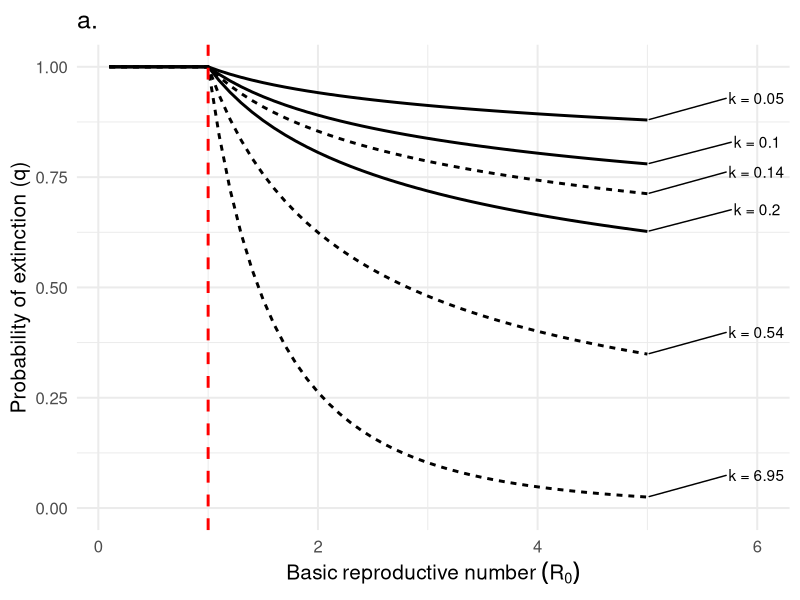
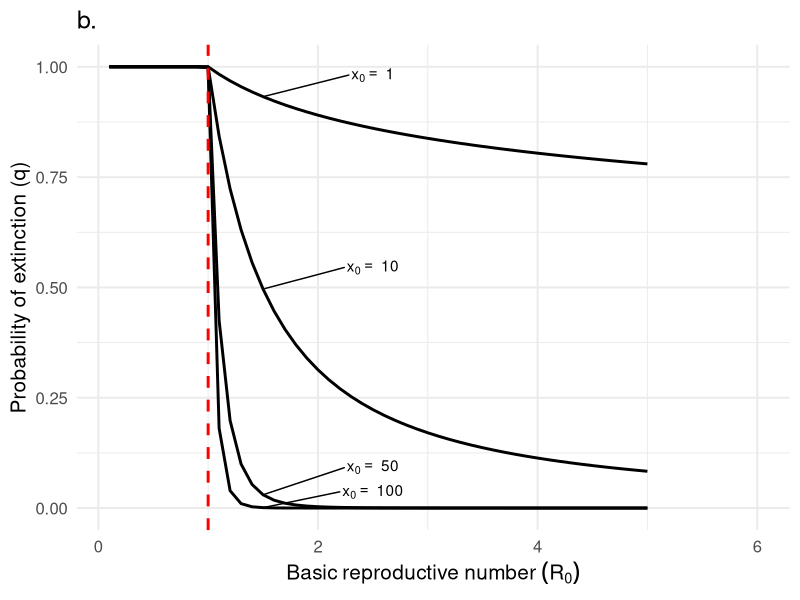
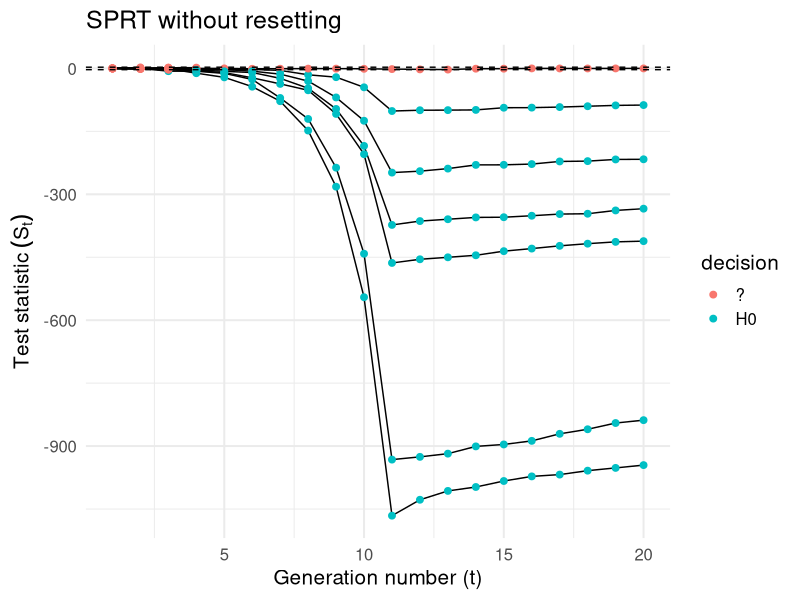
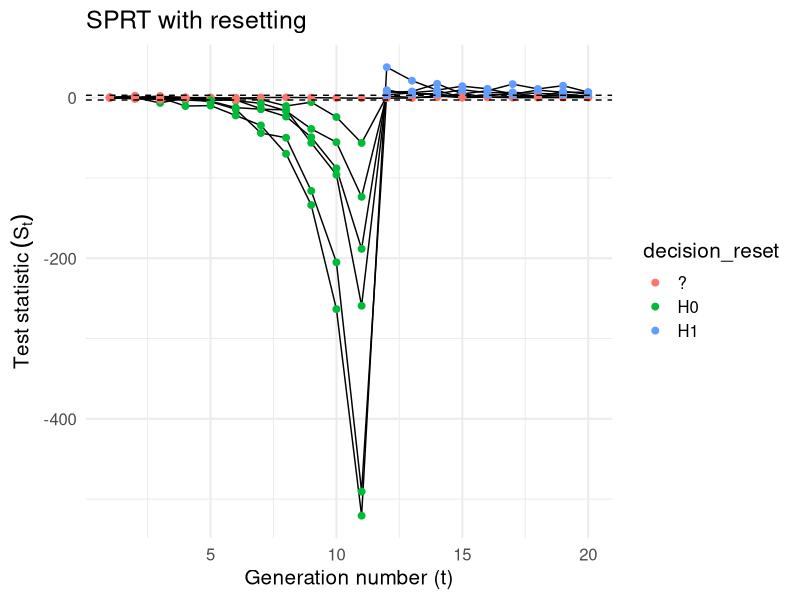
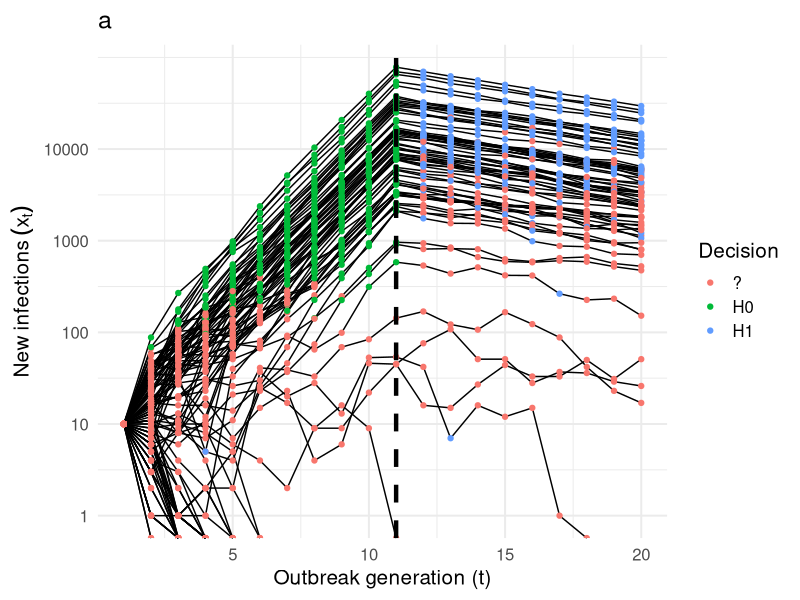
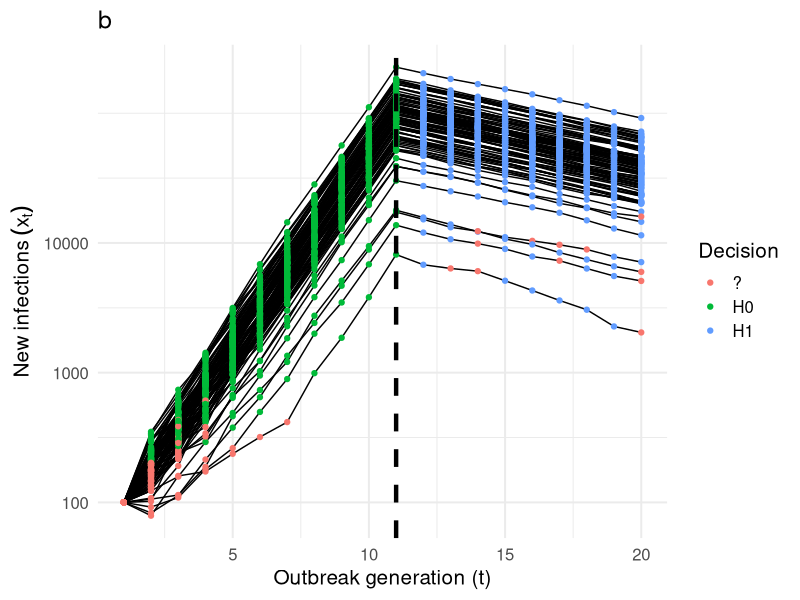
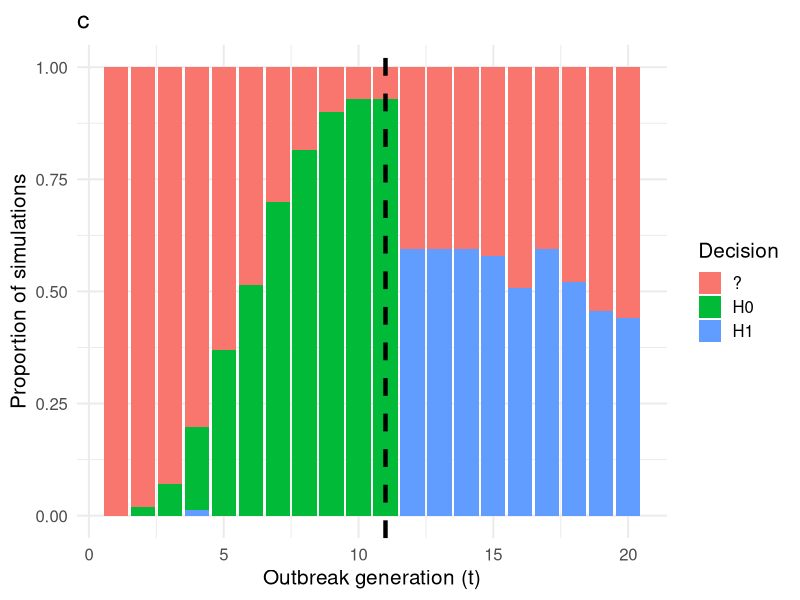
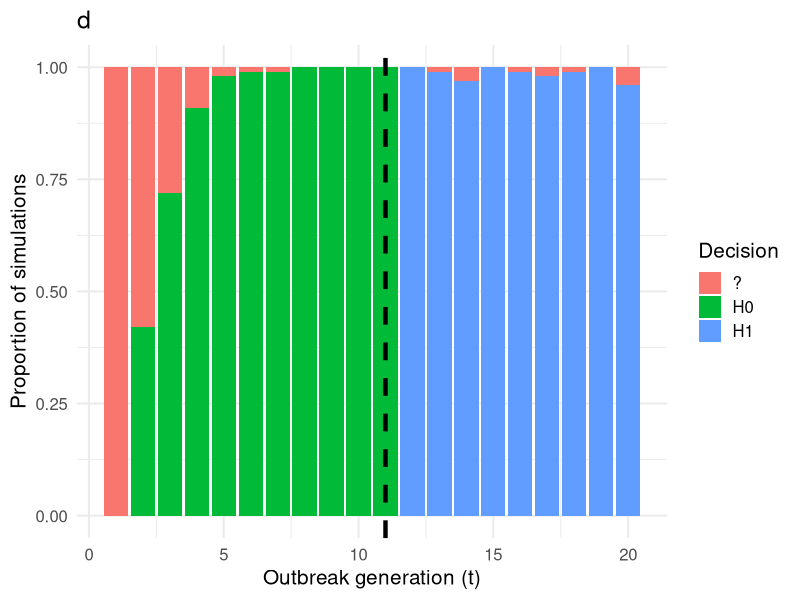

Generate these figures, in order, with R: (Note: a time limit stopped this script after it produced the figures.)
## ---- chunk 1
knitr::opts_chunk$set(echo = FALSE)
suppressMessages(library(tidyverse))

# branching process model
episim <- function (t, i_0, r0, disp, cont, nsim) {
  
  # init list to store each simulation
  out_list <- vector("list", nsim)
  
  for (k in seq_along(out_list)) {
    # initialize data frame
    out <- tibble("time" = t
                  , "R0_true" = r0
                  , "disp_true" = disp
                  , "control" = cont
                  , "infected" = NA
                  , "simulation" = k)
    out[1, "infected"] <- i_0
    
    # branching process simulations
    for (i in 2:length(t)) {
      out[i, "infected"] <- sum(rnbinom(n = unlist(out[i-1, "infected"]), # number infected in previous time step
                                        mu = (1 - unlist(out[i-1, "control"]))  * unlist(out[i-1, "R0_true"]), # (controlled) R
                                        size = unlist(out[i-1, "disp_true"]))) # dispersion
      if(out[i, "infected"] == 0) break
    }
    # save in out_list
    out_list[[k]] <- out %>% filter(!is.na(infected))
  }
  return(bind_rows(out_list))
}

# if it is true that for X_i ~ NB(mu, k) iid that sum(X_i) ~ NB(sum(mu), sum(k)) then the P( x_{t+1} | x_t, theta ) is 
# dnbinom(x = x1, mu = x0 * r0, size = x0 * disp) because the X_i are iid

objfn <- function(r, x1, x0, dispersion) {
  # likelihood( x1 | x0, r, dispersion )
  dnbinom(x = x1, mu = x0*r, size = x0*dispersion)
}


#  find restricted MLE under h_0 or h_1
likelihood <- function (x_prev, x_now, disp, interval = c(), guess = 1.5) {
  opt <- optim(par = guess, fn = objfn, control = list(fnscale = -1), 
      method = "Brent", lower = interval[1], upper = interval[2],
      x0 = x_prev, x1 = x_now, dispersion = disp)
  return(opt$value)
}

# sequential test functions
calc_sr <- function(data, accept_reg = c(1 + 10^-6, 2.5), reject_reg = c(0, 1)) {
  
  # initialize empty columns for likelihood calculations
  data$lik0 <- NA
  data$lik1 <- NA
  
  # parameter space
  theta0 <- accept_reg
  theta1 <- reject_reg
  
  # use midpoint of interval as init guess for optim (Brent's method)
  guess0 <- accept_reg[1] + (accept_reg[2] - accept_reg[1]) / 2 
  guess1 <- reject_reg[1] + (reject_reg[2] - reject_reg[1]) / 2 
  
  sim_number <- 1
  for (i in 2:nrow(data)) {
    
    if (data[i, "simulation"] == sim_number + 1) {
      # skip calculation of likelihood for the first observation in each simluation
      sim_number <- sim_number + 1
      next
    }
    
    # observed states and known pars
    x0 <- unlist(data[i-1, "infected"])
    x1 <- unlist(data[i, "infected"])
    disp <- unlist(data[i-1, "disp_true"])
    
    # likelihood calculation
    data[i,"lik0"] <- likelihood(x_prev = x0, x_now = x1, disp = disp,  # p(x_now | x_prev, disp, theta \in Theta_0)
                                   interval = theta0, guess = guess0)
    data[i,"lik1"] <- likelihood(x_prev = x0, x_now = x1, disp = disp,  # p(x_now | x_prev, disp, theta \in Theta_1)
                                   interval = theta1, guess = guess1)
  }
  
  return(data)
}

calc_reset_sr <- function(data) {
  
  # init vectors to hold reset sprt (cumulative sr) and decision
  sprt_reset <- vector("numeric", length = nrow(data))
  decision_reset <- vector("character", length = nrow(data))
  
  # init data
  sr <- data$sr
  a <- unique(data$a)
  b <- unique(data$b)
  
  # both models are equally likely for first observation
  sprt_reset[1] <- 0
  decision_reset[1] <- "?"
  
  sim_number <- 1
  for (i in 2:nrow(data)) {
    
    if (data[i, "simulation"] == sim_number + 1) {
      # skip calculation of resetting sprt for the first observation in each simluation
      sim_number <- sim_number + 1
      sprt_reset[i] <- 0
      decision_reset[i] <- "?"
      next
    }
    
    # if no decision has been made, update SPRT
    # otherwise, reset the SPRT
    ifelse(decision_reset[i] == "?",
           sprt_reset[i] <- sprt_reset[i-1] + sr[i],
           sprt_reset[i] <- sr[i])
    
    # if SPRT has crossed bounds, make decision
    # otherwise continue sampling
    ifelse(sprt_reset[i] < b
           ,{decision_reset[i] <- "H0"}#; sprt_reset[i+1] <- sr[i+1]; next}
           ,ifelse(sprt_reset[i] > a
                   ,{decision_reset[i] <- "H1"}#; sprt_reset[i+1] <- sr[i+1]; next}
                   ,{decision_reset[i] <- "?"})
    )
  }
  
  # attach reset sprt calculations and decisions to df
  data$sprt_reset <- sprt_reset
  data$decision_reset <- decision_reset
  
  return(data)
}

# calculate weighted SPRT
calc_wt_sprt <- function(data) {
  data <-
  data %>%
  group_by(simulation) %>%
  mutate(wt = 0.3,
          lagval  = lag(sr)) %>%
  rowwise() %>%
  mutate(wsprt = sum( (wt * sr) + ((1 - wt) * lagval), na.rm = TRUE),
         decision_wt = case_when(wsprt <= a & wsprt >= b ~"?",
                              wsprt > a ~ "H1",
                              wsprt < b ~ "H0")) %>%
  select(-lagval)
  return(data)
}

my_theme <- function(...) theme_minimal(base_size = 15) 
## ---- chunk 2
# set params and init conds
t <- 1:20
r0 <- c(rep(2, 10), rep(0.9, 10)) # lockdown starts at t = 11
disp <- 0.10 # median of posterior estimate of k for SARS-CoV-2 (Endo et al. 2020)
i_0 <- 100
cont <- 0
n <- 100
## ---- chunk 3
# per supplement of lloyd-smith et al. 2005:
# The probability that the population is extinct by the nth generation is denoted q and the pgf is denoted g(s).
# Then q = g_n(q)  as n -> inf and q is bounded [0,1]
# where g(s) = (1 + (r0/k) * (1 - s*))^(-k), for the NB model
# and g_0(s) = s, g_1(s) = g(s), ..., g_n+1(s) = g(g_n(s))

# probability generating function for NB
gfun <- function (s, r0, k) { # g(s; r0, k) 
  return((1 + (r0/k) * (1 - s))^(-k))
}

# estimates of k for SARS-CoV-2 
k_vec <- c(0.54, 0.14, 6.95, # median and 90 % highest density interval from Riou and Althaus (2020) Euro Surveill
           0.1, 0.05, 0.2)   # endo et al. 2020 wellcome open research
r0_vec <- seq(0.1, 5, by = 0.1)
q_list <- vector("list", length(k_vec)*length(r0_vec))
niteration <- 10^4

# calculate g_n(0) as n -> niteration. This is the probality of extinction when there is initially 1 infected
x <- 1
for (i in seq_along(k_vec)) {
  # init vector to store values of q
  for (j in seq_along(r0_vec)) {
    q <- vector("numeric", length = niteration + 1)
    q[1] <- 0 # g_0(0)
    # calculate g_1(0), ..., g_n(0)
    for (k in 1:(niteration + 1)) {
      q[k + 1] <- gfun(q[k], r0_vec[j], k_vec[i])  
    }
  # create df and store in q_list
  q_list[[x]] <- tibble(n = 0:(niteration + 1),
                        pext = q,
                        k = k_vec[i],
                        r0 = r0_vec[j])
  x <- x + 1
  }
}

## ---- chunk 4
# probability of extinction
extinction_df <- 
  q_list %>% bind_rows() %>%
group_by(k, r0) %>%
summarize(p_extinction = max(pext)) %>%
mutate(estimate = case_when(k == 0.1 | k == 0.54 ~ "a.median",
                            k == 0.05 | k == 0.14 | k == 6.95 | k == 0.2 ~ "b.interval"),
       source = case_when(k == 0.05 | k == 0.1 | k == 0.2 ~ "Endo et al. (2020)",
                          k == 0.14 | k == 0.54 | k == 6.95 ~ "Riou & Althaus (2020)"))

# pal <- c("#440154FF", "#55C667FF") # set manual color palette
extinction_df %>%
  mutate(label = if_else(r0 == max(r0), paste0("k = ",k), NA_character_)) %>%
  ggplot(aes(x = r0, y = p_extinction, group = k, linetype = source)) +#, col = source, linetype = estimate)) +
  geom_line(size = 1) + 
  #viridis::scale_color_viridis(discrete = T) +
  #scale_color_manual(values = pal) +
  geom_vline(aes(xintercept = 1), linetype = "dashed", size = 1, col = "red") +
  ylim(0,1) +
  my_theme() + theme(legend.position = "none") +
  labs(title = "a.",
       x = expression(Basic ~ reproductive ~ number ~ (R[0])) ,
       y = "Probability of extinction (q)",
       col = "dispersion (k)") +
  ggrepel::geom_text_repel(aes(label = label), nudge_y = 0.05, nudge_x = 1, na.rm = TRUE)


extinction_df %>%
  #filter(source == "Endo et al. (2020)") %>%
  filter(k == 0.1) %>%
  expand_grid(z0 = c(1, 10, 50, 100)) %>%
  mutate(p_extinction = p_extinction^z0) %>%
  mutate(label = if_else(near(r0, 1.5), paste("x[0] == ~" ,z0), NA_character_)) %>%
  ggplot(aes(x = r0, y = p_extinction, group = z0)) +#, col = source, linetype = estimate)) +
  geom_line(size = 1) +
  geom_vline(aes(xintercept = 1), linetype = "dashed", size = 1, col = "red") +
  ylim(0,1) +
  my_theme() + theme(legend.position = "none") +
  labs(title = "b.",
       x = expression(Basic ~ reproductive ~ number ~ (R[0])) ,
       y = "Probability of extinction (q)",
       col = "dispersion (k)") +
  ggrepel::geom_text_repel(aes(label = label), nudge_y = 0.05, nudge_x = 1, na.rm = TRUE, parse = TRUE)


## ---- chunk 5


#likelihood(x_prev = 10, x_now = 20, disp = 0.16, interval = c(1, 2.5))

## ---- chunk 6
set.seed(123)
df_break_high <- episim(t = t, i_0 = 100, r0 = r0, disp = disp, cont = cont, nsim = 100)
df_break_low <- episim(t = t, i_0 = 10, r0 = r0, disp = disp, cont = cont, nsim = 100)

df_break_high <- calc_sr(df_break_high)
df_break_low <- calc_sr(df_break_low) 

break_high_sprt <- df_break_high %>%
  group_by(simulation) %>%
  mutate(sr = log(lik1/lik0) ,
         sr = ifelse(is.na(sr), 0, sr),
         sprt = cumsum(sr),
         a = log( (1 - 0.05)/ 0.05),
         b = log(0.05/(1 - 0.05)),
         decision = case_when(sprt <= a & sprt >= b ~"?",
                              sprt > a ~ "H1",
                              sprt < b ~ "H0"))

break_low_sprt <- df_break_low %>%
  group_by(simulation) %>%
  mutate(sr = log(lik1/lik0) ,
         sr = ifelse(is.na(sr), 0, sr),
         sprt = cumsum(sr),
         a = log( (1 - 0.05)/ 0.05),
         b = log(0.05/(1 - 0.05)),
         decision = case_when(sprt <= a & sprt >= b ~"?",
                              sprt > a ~ "H1",
                              sprt < b ~ "H0"))

break_high_sprt <- calc_reset_sr(break_high_sprt)
break_low_sprt <- calc_reset_sr(break_low_sprt)
# test_sprt
## ---- chunk 7
break_low_sprt %>%
  filter(simulation %in% 1:10) %>%
  ggplot() +
  geom_line(aes(x = time, y = sprt, group = simulation)) +
  geom_point(aes(x = time, y = sprt, group = simulation, col = decision), size = 2) +
  geom_hline(aes(yintercept = a), linetype = "dashed") +
  geom_hline(aes(yintercept = b), linetype = "dashed") +
  labs(title = "SPRT without resetting",
       # caption = "Previous confirmation of H0 overwhelms new information that is consistent with H1",
       y = expression(Test ~ statistic ~ (S[t])),
       x = "Generation number (t)") +
  my_theme()

break_low_sprt %>%
  filter(simulation %in% 1:10) %>%
  ggplot() +
  geom_line(aes(x = time, y = sprt_reset, group = simulation)) +
  geom_point(aes(x = time, y = sprt_reset, group = simulation, col = decision_reset), size = 2) +
  geom_hline(aes(yintercept = a), linetype = "dashed") +
  geom_hline(aes(yintercept = b), linetype = "dashed") +
  labs(title = "SPRT with resetting",       
       y = expression(Test ~ statistic ~ (S[t])),
       x = "Generation number (t)") +
  my_theme()
## ---- chunk 8
break_low_sprt %>%
  ggplot() +
  geom_line(aes(x = time, y = infected, group = simulation)) +
  geom_point(aes(x = time, y = infected, group = simulation, col = decision_reset)) +
  geom_vline(aes(xintercept = 11), linetype = "dashed", size = 1.5) +
  scale_y_log10(breaks = c(1, 10, 100, 1000, 10000)) +
  labs(title = "a",#title = "Outbreak sizes and decisions",
       y = expression(New~infections~(x[t])),
       x = "Outbreak generation (t)",
       col = "Decision") + 
  my_theme()

break_high_sprt %>%
  ggplot() +
  geom_line(aes(x = time, y = infected, group = simulation)) +
  geom_point(aes(x = time, y = infected, group = simulation, col = decision_reset)) +
  geom_vline(aes(xintercept = 11), linetype = "dashed", size = 1.5) +
  scale_y_log10(breaks = c(1, 10, 100, 1000, 10000)) +
  labs(title = "b",#title = "Outbreak sizes and decisions",
       y = expression(New~infections~(x[t])),
       x = "Outbreak generation (t)",
       col = "Decision") + 
  my_theme()
  
# threshold <- 5000
# break_low_sprt %>%
#   group_by(simulation) %>%
#   filter(max(infected) >= threshold) %>%
#   ggplot() +
#   geom_line(aes(x = time, y = infected, group = simulation)) +
#   geom_point(aes(x = time, y = infected, group = simulation, col = decision_reset)) +
#   scale_y_log10(breaks = c(1, 10, 100, 1000, 10000)) +
#   labs(title = "Outbreak sizes and decisions",
#        x = "outbreak generation (t)",
#        col = "decision") + 
#   my_theme()


## ---- chunk 9
break_low_sprt %>%
  group_by(time) %>%
  count(decision_reset) %>%
  complete(nesting(decision_reset = c("?", "H0", "H1")), fill = list(n = 0)) %>%
  ggplot() +
  geom_bar(aes(x = time, y = n, fill = decision_reset), stat = "identity", position = "fill") +
  geom_vline(aes(xintercept = 11), linetype = "dashed", size = 1.5) +
  labs(title = "c",#title = "Conclusions of of reset SPRT over time",
       #subtitle = "H0 is true from t = 1:10; H1 is true from t =11:20",
       y = "Proportion of simulations",
       x = "Outbreak generation (t)",
       fill = "Decision") +
  my_theme()

break_high_sprt %>%
  group_by(time) %>%
  count(decision_reset) %>%
  complete(nesting(decision_reset = c("?", "H0", "H1")), fill = list(n = 0)) %>%
  ggplot() +
  geom_bar(aes(x = time, y = n, fill = decision_reset), stat = "identity", position = "fill") +
  geom_vline(aes(xintercept = 11), linetype = "dashed", size = 1.5) +
  labs(title = "d",#title = "Conclusions of of reset SPRT over time",
       #subtitle = "H0 is true from t = 1:10; H1 is true from t =11:20",
       y = "Proportion of simulations",
       x = "Outbreak generation (t)",
       fill = "Decision") +
  my_theme()

# break_low_sprt %>%
#   group_by(simulation) %>%
#   mutate(bigenough = ifelse(max(infected) >= threshold , TRUE, FALSE)) %>%
#   ungroup() %>%
#   filter(bigenough == TRUE) %>% #View()
#   group_by(time, bigenough) %>%
#   count(decision_reset) %>% 
#   complete(nesting(decision_reset = c("?", "H0", "H1")), fill = list(n = 0)) %>% #View()
#   ggplot() +
#   geom_bar(aes(x = time, y = n, fill = decision_reset), stat = "identity", position = "fill") +
#   labs(title = "Conclusions of of reset SPRT over time",
#        subtitle = "H0 is true from t = 1:10; H1 is true from t =11:20",
#        caption = "Subset of simulations where max(Xi >= 5000)",
#        y = "proportion of simulations",
#        x = "outbreak generation (t)",
#        fill = "decision") +
#   my_theme()

## ---- chunk 10
r_linear <- seq(2, 0.1, by = -0.1)
thresh_R <- 0.7
rejection <- c(0, thresh_R)
acceptance <- c(thresh_R + 10^-6, 2.5)

set.seed(123)
df_lin_high <- episim(t = t, i_0 = 10^2, r0 = r_linear, disp = disp, cont = cont, nsim = 100)
df_lin_low <- episim(t = t, i_0 = 10^1, r0 = r_linear, disp = disp, cont = cont, nsim = 100)
## ---- chunk 11
lin_high_sprt <- calc_sr(df_lin_high, accept_reg = acceptance, reject_reg = rejection)
lin_low_sprt <- calc_sr(df_lin_low, accept_reg = acceptance, reject_reg = rejection)

lin_high_sprt <- lin_high_sprt %>%
  group_by(simulation) %>%
  mutate(sr = log(lik1/lik0) ,
         sr = ifelse(is.na(sr), 0, sr),
         sprt = cumsum(sr),
         a = log( (1 - 0.05)/ 0.05),
         b = log(0.05/(1 - 0.05)),
         decision = case_when(sprt <= a & sprt >= b ~"?",
                              sprt > a ~ "H1",
                              sprt < b ~ "H0"))

lin_low_sprt <- lin_low_sprt %>%
  group_by(simulation) %>%
  mutate(sr = log(lik1/lik0) ,
         sr = ifelse(is.na(sr), 0, sr),
         sprt = cumsum(sr),
         a = log( (1 - 0.05)/ 0.05),
         b = log(0.05/(1 - 0.05)),
         decision = case_when(sprt <= a & sprt >= b ~"?",
                              sprt > a ~ "H1",
                              sprt < b ~ "H0"))

lin_high_sprt <- calc_reset_sr(lin_high_sprt)
lin_low_sprt <- calc_reset_sr(lin_low_sprt)


## ---- chunk 12
lin_low_sprt %>%
  ggplot() +
  geom_line(aes(x = time, y = infected, group = simulation)) +
  geom_point(aes(x = time, y = infected, group = simulation, col = decision_reset)) +
  geom_vline(aes(xintercept = which(r_linear == 0.7)), linetype = "dashed", size = 1.5) +
  geom_vline(aes(xintercept = which(r_linear == 1)), size = 1.5) +
  scale_y_log10() +
  viridis::scale_color_viridis(discrete = TRUE) +
  labs(title = "a",#title = "Outbreak sizes and decisions",
       y = expression(New~infections~(x[t])),
       x = "Outbreak generation (t)",
       col = "Decision") + 
  my_theme()

lin_high_sprt %>%
  ggplot() +
  geom_line(aes(x = time, y = infected, group = simulation)) +
  geom_vline(aes(xintercept = which(r_linear == 0.7)), linetype = "dashed", size = 1.5) +
  geom_vline(aes(xintercept = which(r_linear == 1)), size = 1.5) +
  scale_y_log10() +
  labs(title = "b",#title = "Outbreak sizes and decisions",
       y = expression(New~infections~(x[t])),
       x = "Outbreak generation (t)",
       col = "Decision") + 
  my_theme()
## ---- chunk 13
lin_low_sprt %>%
  group_by(time) %>%
  count(decision_reset) %>%
  complete(nesting(decision_reset = c("?", "H0", "H1")), fill = list(n = 0)) %>%
  ggplot() +
  geom_bar(aes(x = time, y = n, fill = decision_reset), stat = "identity", position = "fill", width = 1) +
  geom_vline(aes(xintercept = which(r_linear == 0.7)), linetype = "dashed", size = 1.5) +
  geom_vline(aes(xintercept = which(r_linear == 1)), size = 1.5) +
  viridis::scale_fill_viridis(discrete = TRUE, alpha = 0.7) +
  labs(title = "c",#title = "Conclusions of of reset SPRT over time",
       #subtitle = "H0 is true from t = 1:10; H1 is true from t =11:20",
       y = "Proportion of simulations",
       x = "Outbreak generation (t)",
       fill = "Decision") +
  my_theme()

lin_high_sprt %>%
  group_by(time) %>%
  count(decision_reset) %>%
  complete(nesting(decision_reset = c("?", "H0", "H1")), fill = list(n = 0)) %>%
  ggplot() +
  geom_bar(aes(x = time, y = n, fill = decision_reset), stat = "identity", position = "fill", width = 1) +
  geom_vline(aes(xintercept = which(r_linear == 0.7)), linetype = "dashed", size = 1.5) +
  geom_vline(aes(xintercept = which(r_linear == 1)), size = 1.5)  +
  labs(title = "d",#title = "Conclusions of of reset SPRT over time",
       #subtitle = "H0 is true from t = 1:10; H1 is true from t =11:20",
       y = "Proportion of simulations",
       x = "Outbreak generation (t)",
       fill = "Decision") +
  my_theme()  
## ---- chunk 14
# see methods section of Merl et al. (2009) https://journals.plos.org/plosone/article?id=10.1371/journal.pone.0005807

time <- 1:50 # days
N <- 10^2  # pop size
i0 <- 1 # init infected
s0 <- N - i0 # init susc

r0 <- 2
gamma <- 1/5
beta <- r0 * gamma
k <- 0.1

out <- matrix(NA, nrow = length(time), ncol = 4)
out[,1] <- time
out[1,2] <- s0
out[1,3] <- i0
out[1, 4] <- 0 # no recovered


i <- 1
while(i < tail(time,1) & out[i,3] > 0) {
  # calculate probability of a susceptible (resp. infected) becomeing infected (resp. recovering)
  prob_inf <- (1 - (k / (k + beta * out[i,3])) ^ k)
  prob_rec <- (1 - exp(-gamma))
  # draw number of infected and recovered
  infected <- rbinom(1, size = out[i,2], prob = prob_inf )
  recovered <- rbinom(1, size = out[i,3], prob = prob_rec)
  # update data
  out[i + 1, 2] <- out[i, 2] - infected
  out[i + 1, 3] <- out[i, 3] + infected - recovered
  out[i + 1, 4] <- out[i, 4] + recovered
  
  i <- i + 1
}



out <- as_tibble(out)
names(out) <- c("time", "s", "i", "r")
out <- 
  out %>%  pivot_longer(cols = 2:4,
                      names_to = "class",
                      values_to = "number")

ggplot(out, aes(x = time, y = number, col = class)) +
  geom_line()

## ---- chunk 15
r_linear <- seq(2, 0.1, by = -0.1)
thresh_R <- 0.7
rejection <- c(0, thresh_R)
acceptance <- c(thresh_R + 10^-6, 2.5)

set.seed(123)
test <- episim(t = t, i_0 = 10^2, r0 = r_linear, disp = disp, cont = cont, nsim = n)

## ---- chunk 16
test_sprt <- calc_sr(test, accept = acceptance, reject = rejection)

test_sprt <-
  test_sprt %>%  
  group_by(simulation) %>%
  mutate(sr = log(lik1/lik0) ,
         sr = ifelse(is.na(sr), 0, sr),
         sprt = cumsum(sr),
         a = log( (1 - 0.05)/ 0.05),
         b = log(0.05/(1 - 0.05)),
         decision = case_when(sprt <= a & sprt >= b ~"?",
                              sprt > a ~ "H1",
                              sprt < b ~ "H0"))
test_sprt <- calc_reset_sr(test_sprt)

# test_sprt <-
#   test_sprt %>%
#   group_by(simulation) %>%
#   mutate(wt = 0.3,
#           lagval  = lag(sr)) %>%
#   rowwise() %>%
#   mutate(wsprt = sum( (wt * sr) + ((1 - wt) * lagval), na.rm = TRUE),
#          decision_wt = case_when(wsprt <= a & wsprt >= b ~"?",
#                               wsprt > a ~ "H1",
#                               wsprt < b ~ "H0")) %>%
#   select(-lagval)

test_sprt <- calc_wt_sprt(test_sprt)
  

## ---- chunk 17
test_sprt %>%
  ggplot() +
  geom_line(aes(x = time, y = infected, group = simulation)) +
  geom_point(aes(x = time, y = infected, group = simulation, col = decision)) +
  geom_vline(aes(xintercept = which(r_linear == 0.7)), linetype = "dashed", size = 1.5) +
  geom_vline(aes(xintercept = which(r_linear == 1)), size = 1.5) +
  scale_y_log10() +
  viridis::scale_color_viridis(discrete = TRUE) +
  labs(title = "a",#title = "Outbreak sizes and decisions",
       y = expression(New~infections~(x[t])),
       x = "Outbreak generation (t)",
       col = "Decision") + 
  my_theme()


test_sprt %>%
  ggplot() +
  geom_line(aes(x = time, y = infected, group = simulation)) +
  geom_point(aes(x = time, y = infected, group = simulation, col = decision_reset)) +
  geom_vline(aes(xintercept = which(r_linear == 0.7)), linetype = "dashed", size = 1.5) +
  geom_vline(aes(xintercept = which(r_linear == 1)), size = 1.5) +
  scale_y_log10() +
  viridis::scale_color_viridis(discrete = TRUE) +
  labs(title = "a",#title = "Outbreak sizes and decisions",
       y = expression(New~infections~(x[t])),
       x = "Outbreak generation (t)",
       col = "Decision") + 
  my_theme()

test_sprt %>%
  ggplot() +
  geom_line(aes(x = time, y = infected, group = simulation)) +
  geom_point(aes(x = time, y = infected, group = simulation, col = decision_wt)) +
  geom_vline(aes(xintercept = which(r_linear == 0.7)), linetype = "dashed", size = 1.5) +
  geom_vline(aes(xintercept = which(r_linear == 1)), size = 1.5) +
  scale_y_log10() +
  viridis::scale_color_viridis(discrete = TRUE) +
  labs(title = "a",#title = "Outbreak sizes and decisions",
       y = expression(New~infections~(x[t])),
       x = "Outbreak generation (t)",
       col = "Decision") + 
  my_theme()
## ---- chunk 18
test_sprt %>%
  group_by(time) %>%
  count(decision) %>%
  complete(nesting(decision = c("?", "H0", "H1")), fill = list(n = 0)) %>%
  ggplot() +
  geom_bar(aes(x = time, y = n, fill = decision), stat = "identity", position = "fill", width = 1) +
  geom_vline(aes(xintercept = which(r_linear == 0.7)), linetype = "dashed", size = 1.5) +
  geom_vline(aes(xintercept = which(r_linear == 1)), size = 1.5)  +
  labs(title = "d",#title = "Conclusions of of reset SPRT over time",
       #subtitle = "H0 is true from t = 1:10; H1 is true from t =11:20",
       y = "Proportion of simulations",
       x = "Outbreak generation (t)",
       fill = "Decision") +
  my_theme()  

test_sprt %>%
  group_by(time) %>%
  count(decision_reset) %>%
  complete(nesting(decision_reset = c("?", "H0", "H1")), fill = list(n = 0)) %>%
  ggplot() +
  geom_bar(aes(x = time, y = n, fill = decision_reset), stat = "identity", position = "fill", width = 1) +
  geom_vline(aes(xintercept = which(r_linear == 0.7)), linetype = "dashed", size = 1.5) +
  geom_vline(aes(xintercept = which(r_linear == 1)), size = 1.5)  +
  labs(title = "d",#title = "Conclusions of of reset SPRT over time",
       #subtitle = "H0 is true from t = 1:10; H1 is true from t =11:20",
       y = "Proportion of simulations",
       x = "Outbreak generation (t)",
       fill = "Decision") +
  my_theme()  

test_sprt %>%
  group_by(time) %>%
  count(decision_wt) %>%
  complete(nesting(decision_wt = c("?", "H0", "H1")), fill = list(n = 0)) %>%
  ggplot() +
  geom_bar(aes(x = time, y = n, fill = decision_wt), stat = "identity", position = "fill", width = 1) +
  geom_vline(aes(xintercept = which(r_linear == 0.7)), linetype = "dashed", size = 1.5) +
  geom_vline(aes(xintercept = which(r_linear == 1)), size = 1.5)  +
  labs(title = "d",#title = "Conclusions of of reset SPRT over time",
       #subtitle = "H0 is true from t = 1:10; H1 is true from t =11:20",
       y = "Proportion of simulations",
       x = "Outbreak generation (t)",
       fill = "Decision") +
  my_theme()  
